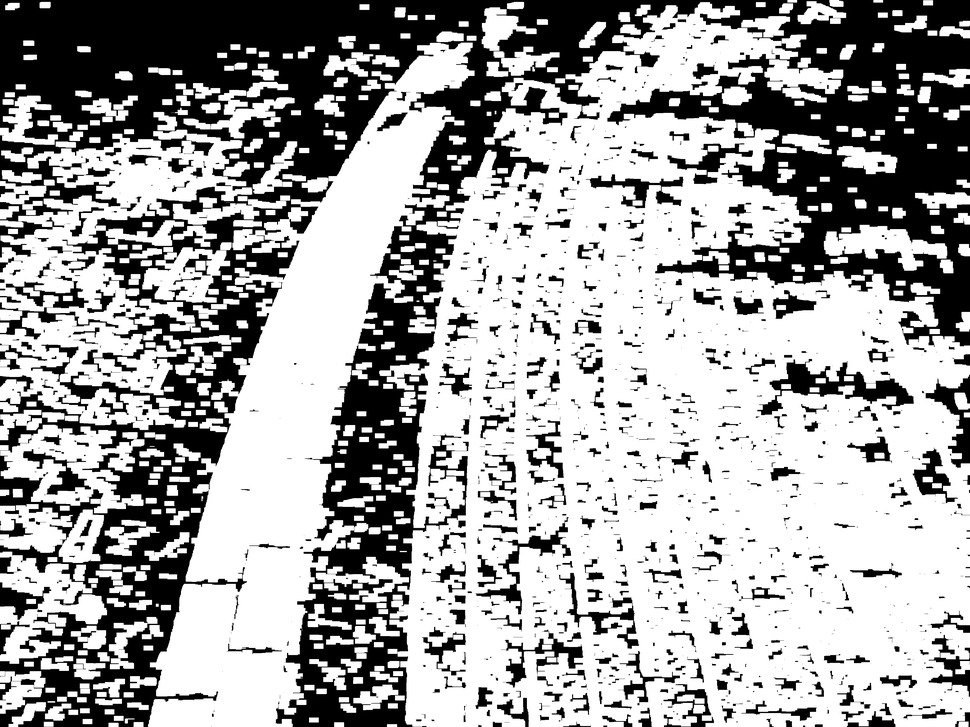
#> input picture bin_img_rect.png, 970 x 727 px, shrunk from 4096 x 3072 before the run, given in place of Видео_парабель.mp4, which was not available
$ python contour_detector.py
#> lines starting #> are read from the running program, lines starting #| are printed output that depends on the picture; after the words box and inside, x2 and y2 are one past the last pixel; in counts of white or black regions, pixels touching at a corner belong together; pictures that were not available may be replaced by others from this repository, and a replacement may not be noted
import cv2
import argparse
from pathlib import Path
from datetime import datetime

def process_video(video_path, output_base_dir):
    """Process all frames of a video, detect contours, and save results"""
    # Create output directory structure
    output_base_dir = Path(output_base_dir)
    frames_dir = output_base_dir / "frames"
    contours_dir = output_base_dir / "contours"
    binary_dir = output_base_dir / "binary"

    # Create directories if they don't exist
    frames_dir.mkdir(exist_ok=True, parents=True)
    contours_dir.mkdir(exist_ok=True, parents=True)
    binary_dir.mkdir(exist_ok=True, parents=True)

    # Open the video file
    cap = cv2.VideoCapture(str(video_path))

    if not cap.isOpened():
        print("Error: Could not open video.")
        return

    # Get video information
    total_frames = int(cap.get(cv2.CAP_PROP_FRAME_COUNT))
    fps = cap.get(cv2.CAP_PROP_FPS)
    print(f"Processing {total_frames} frames at {fps:.2f} FPS")

    frame_count = 0
    while True:
        # Read next frame
        ret, frame = cap.read()
#> frame is the input picture: shape (727, 970, 3); min 0, max 255, mean 164.8
        if not ret:
            break

        # Create output filenames
        frame_filename = f"frame_{frame_count:04d}.png"
        contour_filename = f"contour_{frame_count:04d}.png"
        binary_filename = f"binary_{frame_count:04d}.png"

        frame_path = str(frames_dir / frame_filename)
        contour_path = str(contours_dir / contour_filename)
        binary_path = str(binary_dir / binary_filename)

        # 1. Convert to grayscale
        gray = cv2.cvtColor(frame, cv2.COLOR_BGR2GRAY)

        # 2. Apply Gaussian blur to reduce noise
        blurred = cv2.GaussianBlur(gray, (15, 15), 0)
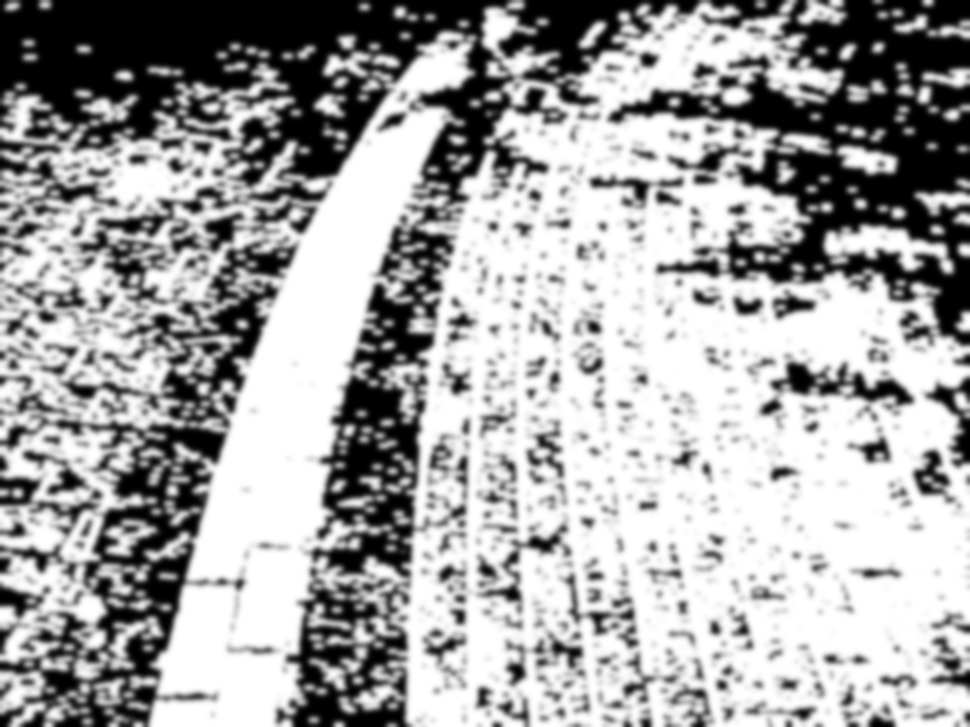
#> blurred: shape (727, 970); min 0, max 255, mean 164.8


        # 3. Binarize the image
        _, binary = cv2.threshold(blurred, 170, 255, cv2.THRESH_BINARY)
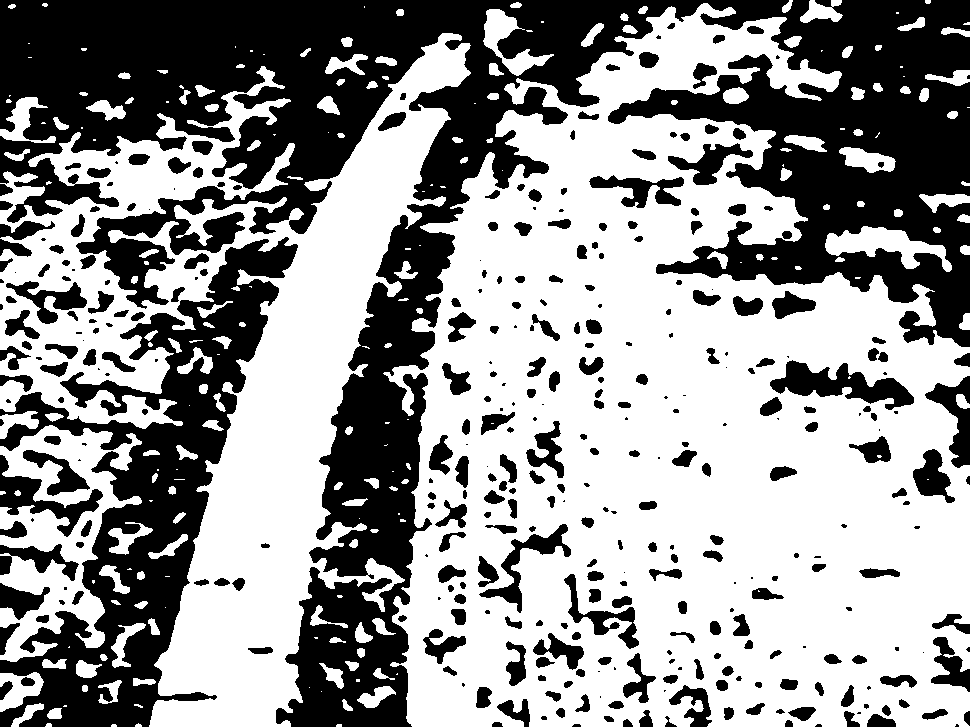
#> binary: shape (727, 970); 58.5% white; 359 black regions (83 under 20 px), largest, box (x1, y1, x2, y2) and area: (0, 0, 970, 727) 191741, (0, 237, 298, 727) 45959, (770, 360, 914, 410) 3169

        # 3.1 Apply dilation to close small holes in white regions
        kernel = cv2.getStructuringElement(cv2.MORPH_ELLIPSE, (5, 5))
        binary = cv2.dilate(binary, kernel, iterations=3)
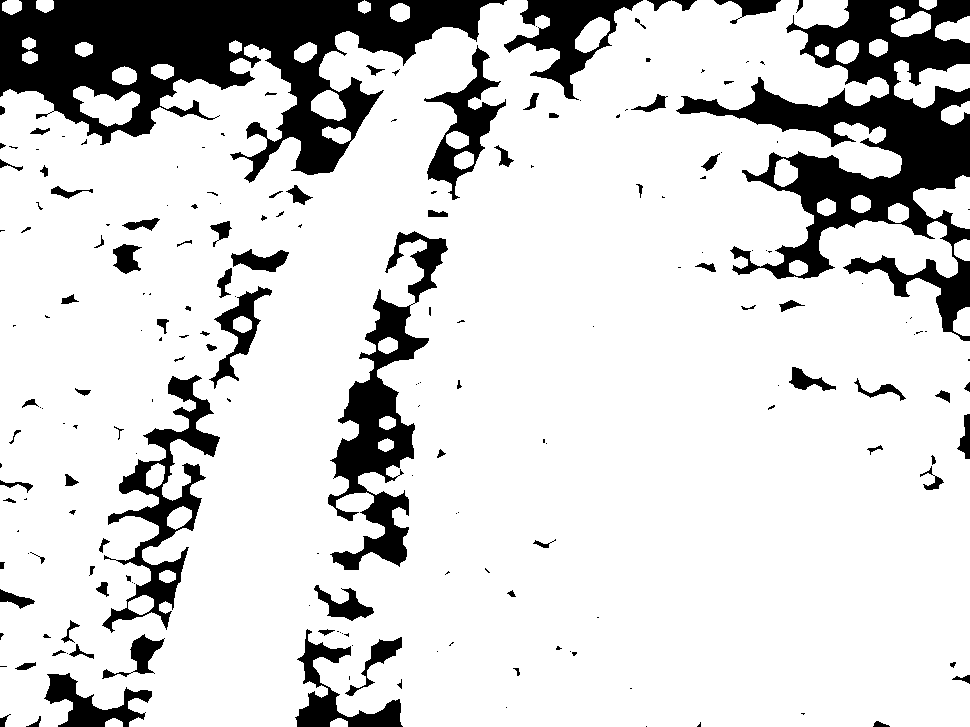
#> binary: shape (727, 970); 83.3% white; 197 black regions (104 under 20 px)


        # 4. Find contours on the binary image
        contours, _ = cv2.findContours(binary, cv2.RETR_EXTERNAL, cv2.CHAIN_APPROX_SIMPLE)
#> contours = 35 contours; largest, box (x1, y1, x2, y2) and area: (0, 0, 970, 727) 602526, (894, 60, 970, 108) 1926, (913, 175, 970, 229) 1680, (73, 86, 140, 127) 1511, (575, 17, 610, 53) 730

        # Filter out small contours
        min_area = 1000
        significant_contours = [cnt for cnt in contours if cv2.contourArea(cnt) > min_area]
#> significant_contours = 4 contours; box (x1, y1, x2, y2) and area: (0, 0, 970, 727) 602526, (894, 60, 970, 108) 1926, (913, 175, 970, 229) 1680, (73, 86, 140, 127) 1511

        # Draw contours on original frame
        contour_frame = frame.copy()
        cv2.drawContours(contour_frame, significant_contours, -1, (0, 255, 0), 2)
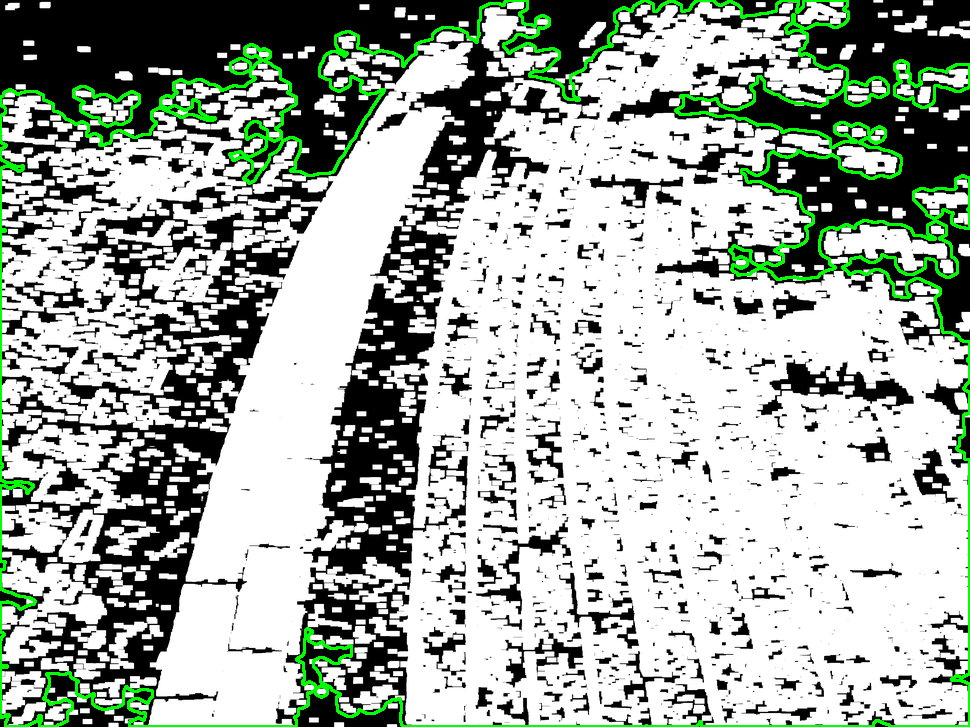
#> contour_frame: shape (727, 970, 3); 3.6% of pixels changed, all inside (x1, y1, x2, y2) = (0, 0, 970, 727)

        # Save results
        cv2.imwrite(frame_path, frame)
        cv2.imwrite(contour_path, contour_frame)
        cv2.imwrite(binary_path, binary)

        frame_count += 1
        if frame_count % 50 == 0:  # Print progress every 50 frames
            print(f"Processed frame {frame_count}/{total_frames}")

    print(f"\nProcessing complete! Saved {frame_count} frames")
    print(f"Original frames saved to: {frames_dir}")
    print(f"Binary images saved to: {binary_dir}")
    print(f"Contour images saved to: {contours_dir}")

    cap.release()

if __name__ == "__main__":
    # Configure paths
    video_path = Path("C:/Users/SCII1\Desktop/aero_drone_line-detection/data/Видео_парабель.mp4")
    output_dir = Path("C:/Users/SCII1/Desktop/aero_drone_line-detection/data/processed")

    process_video(video_path, output_dir)
